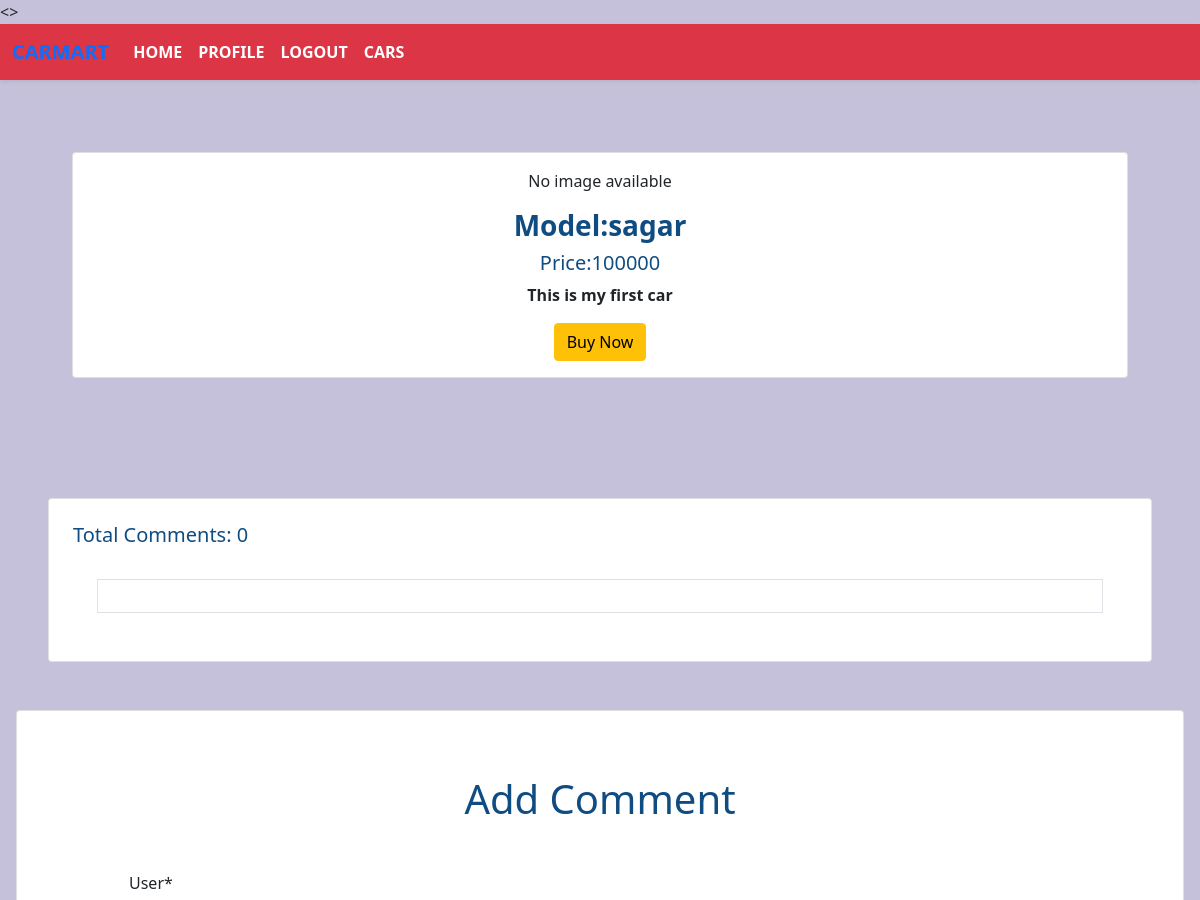
Page /detail/view/1/ (signed in, upper part) on the earlier database version.
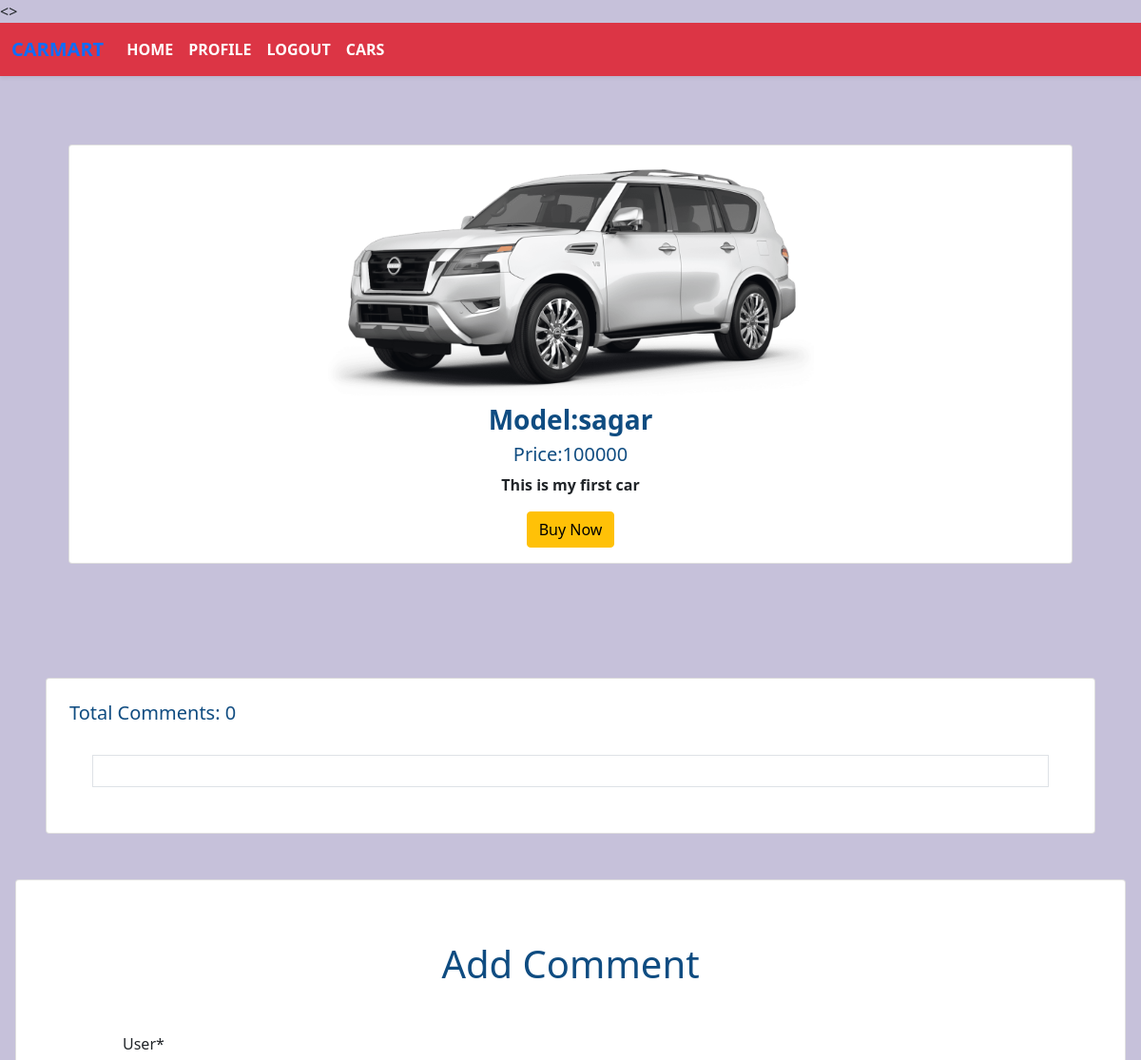
Same page on the later database version.
### detail/models.py (models this page shows, shortened)
class Car(models.Model):
    name = models.CharField(max_length=50)
    detail = models.TextField()
    price = models.IntegerField()
    quantity = models.PositiveIntegerField(default=0)
    brand = models.ManyToManyField(Brand)
    user = models.ForeignKey(User, on_delete=models.CASCADE, null=True, blank=True)
    image = models.ImageField(upload_to='user/media/uploads/', blank = True,
     null = True)

### detail/views.py (the view, shortened to what this page needs)
# urls.py: path("view/<int:id>/",views.CarDetailView.as_view(),name = 'view_all'),
class CarDetailView(LoginRequiredMixin,DetailView):
    model = models.Car
    template_name = 'view_detail.html'
    pk_url_kwarg ='id'
    login_url = reverse_lazy('login')
    def get_context_data(self, **kwargs):
         context = super().get_context_data(**kwargs)
         car = self.object
         comments = car.comments.all()
         comment_form = forms.CommentForm()
         context['comments']= comments
         context['comment_form'] = comment_form
         return context

### detail/templates/view_detail.html (shortened to what this page needs)
{% extends 'base.html'%}
{% load crispy_forms_tags %}
{% block content %}
<div class="p-4 text-center ">
    <div class="col-12">
        <div class="card m-5">
            <div class="card-body">
                {% if car.image %}
    <img src="{{ car.image.url }}" class="card-img-top" alt="..." style="width:50%">
{% else %}
    <p>No image available</p>
{% endif %}
                <h3 class="card-titl fw-bold" style="color: #0F4C81;"> Model:{{ car.name }}</h3>
                <h5 style="color: #0F4C81;"> Price:{{car.price}}</h5>
                <p class="card-text fw-bold">{{ car.detail}}</p>
                <a href="{% url 'home'%}" class="btn btn-warning">Buy Now</a>
            </div>
        </div>
    </div>
</div>
<div class="card m-5 p-4">
    <h5 style="color: #0F4C81;"> Total Comments: {{ comments|length }}</h5>
    <div class="card-body border m-4 ">
    </div>
</div>
<div class="card p-4 m-3">
    <div class="card-body m-4">
        <h1 style="color: #0F4C81; " class="text-center">Add Comment </h1>
        <form  class="m-5" method='post'>
        {{comment_form | crispy}}
        </form>
    </div>
  </div>
{% endblock  %}

Differences in the rows shown:
changed Car "sagar": image: picture added
Other differences:
text no longer shown: "No image available"
